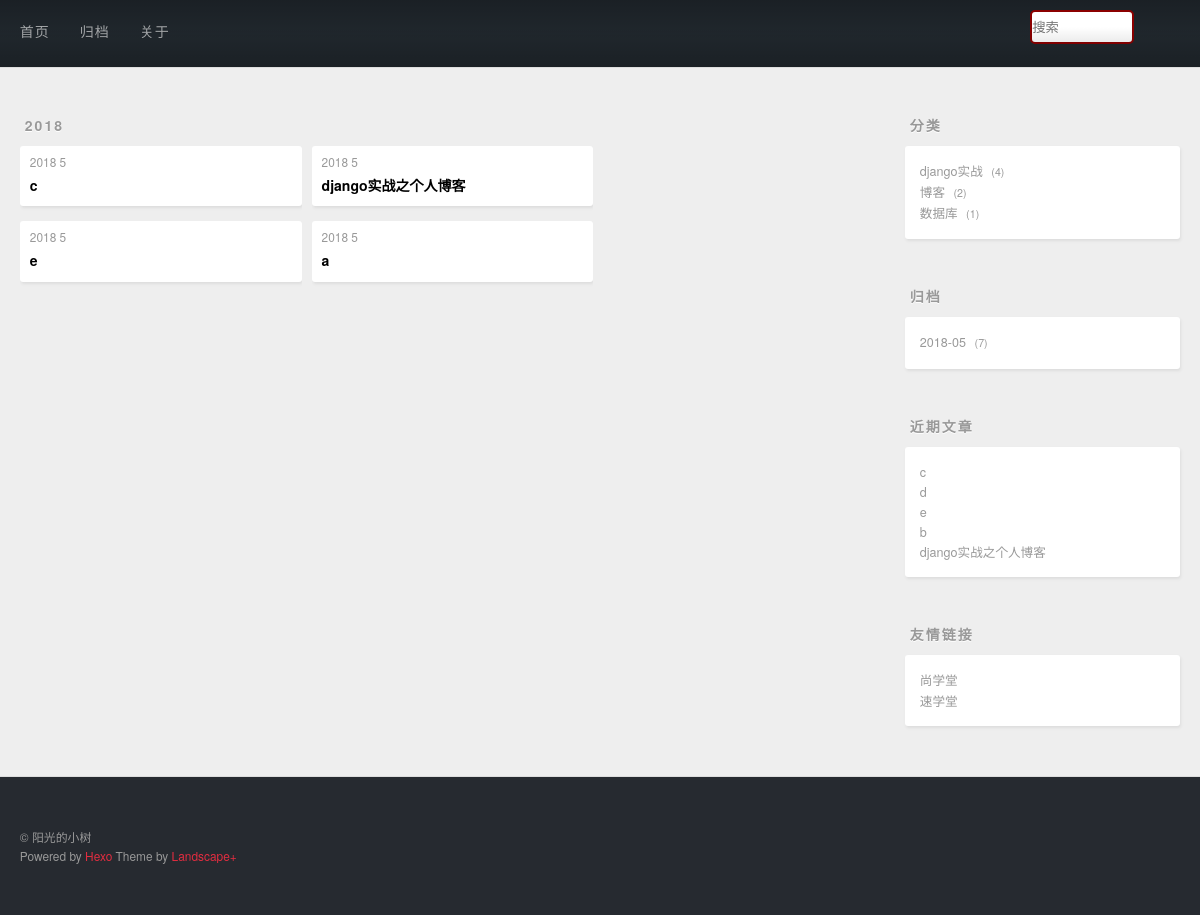
Page /category/1/ on the committed database.
### post/models.py (models this page shows, shortened)
class Post(models.Model):
    title=models.CharField(max_length=20)
    desc=RichTextUploadingField()
    content=models.TextField()
    created=models.DateField(auto_now_add=True)
    modified=models.DateTimeField(auto_now=True)
    category=models.ForeignKey(Category,on_delete=models.CASCADE,)
    tags=models.ManyToManyField(Tag)

### post/views.py (the view)
# urls.py: url(r'category/(\d+)/$',views.category_details_view),
def category_details_view(request,category_id=None):
    posts=Post.objects.filter(category=category_id).order_by('-created')
    return render(request,'archive.html',{'posts':posts})

### post/contextprocessor.py (called while the page is built)
def sidebar_context_processor(request):
    context={}
    context['category']=Post.objects.values('category','category__name').annotate(count=Count('*'))
    row = get_archive()
    context['archive']=row
    context['recent']=Post.objects.order_by('-created').all()[:5]
    return context

def get_archive():
    from django.db import connection, transaction
    cursor = connection.cursor()
    query = 'select substr(p.created,1,4) year,substr(p.created,6,2) month,count(*) countnum from post_post p group by substr(p.created,1,4) ,substr(p.created,6,2)'
    cursor.execute(query)
    row = cursor.fetchall()
    return row

### post/templates/archive.html
{% extends 'base.html' %}
{% block main %}
    <div class="archives-wrap">
        {% regroup posts by created.year as year_group %}
        {% for year in year_group %}
            <div class="archive-year-wrap">
                <span class="archive-year">{{ year.grouper }}</span>
            </div>
            <div class="archives">
                {% for post in year.list %}
                    <article class="archive-article archive-type-post">
                        <div class="archive-article-inner">
                            <header class="archive-article-header">
                                <a href="#" class="archive-article-date">
                                    <time>{{ post.created.year }} {{ post.created.month }}</time>
                                </a>
                                <h1 itemprop="name">
                                    <a class="archive-article-title" target="_blank"
                                       href="/post/details/{{ post.id }}">{{ post.title }}</a>
                                </h1>
                            </header>
                        </div>
                    </article>
                {% endfor %}
            </div>
        {% endfor %}
    </div>
{% endblock main %}

### templates/base.html (shortened to what this page needs)
{% load staticfiles %}
<!DOCTYPE html>
<html lang="en">
<head>
    <link rel="stylesheet" href="{% static 'css/style.css' %}" type="text/css">
</head>
<body>
    <div id="container">
        <div id="wrap">
            {% include 'head.html' %}
            <div class="outer">
                <div id="main">
                    {% block main %}
                    {% endblock main %}
                </div>
                {% include 'sidebar.html' %}
            </div>
            {% include 'footer.html' %}
        </div>
    </div>
</body>
</html>

### templates/head.html (shortened to what this page needs)
<header id="header">
    <div id="banner"></div>
    <div id="header-outer" class="outer">
        <div id="header-inner" class="inner">
            <nav id="main-nav">
                <a class="main-nav-link" href="http://127.0.0.1:8000/">首页</a>
                <a class="main-nav-link" href="http://127.0.0.1:8000/#">归档</a>
                <a class="main-nav-link" href="/aboutme" target="_blank">关于</a>
            </nav>
            <div class="d1">
                <form method="get" action="/search/">
                    <input type="text" name="q" placeholder="搜索">
                </form>
            </div>
        </div>
    </div>
</header>

### templates/sidebar.html
<aside id="sidebar">
  <div class="widget-wrap">
    <h3 class="widget-title">分类</h3>
    <div class="widget">
      <ul class="category-list">
          {% for cate in category %}
              <li class="category-list-item">
                  <a class="category-list-link" href="/category/{{ cate.category }}">{{ cate.category__name }}</a>
                  <span class="category-list-count">{{ cate.count }}</span>
              </li>
          {% endfor %}
      </ul>
      </div>
  </div>
  <div class="widget-wrap">
    <h3 class="widget-title">归档</h3>
    <div class="widget">
      <ul class="archive-list">
          {% for arch in archive %}
              <li class="archive-list-item">
                  <a class="archive-list-link" href="/archive/{{ arch.0 }}/{{ arch.1 }}">{{ arch.0 }}-{{ arch.1 }}</a>
                  <span class="archive-list-count">{{ arch.2}}</span>
              </li>
          {% endfor %}
      </ul>
    </div>
  </div>
  <div class="widget-wrap">
    <h3 class="widget-title">近期文章</h3>
    <div class="widget">
      <ul>
          {% for rec in recent %}
              <li>
                <a href="/post/details/{{ rec.id }}">{{ rec.title }}</a>
              </li>
          {% endfor %}
      </ul>
    </div>
  </div>
  <div class="widget-wrap">
    <h3 class="widget-title">友情链接</h3>
    <div class="widget">
      <ul>
          <li>
            <a href="http://www.bjsxt.com/" target="_blank">尚学堂</a>
          </li>
          <li>
            <a href="http://www.sxt.cn/" target="_blank">速学堂</a>
          </li>
      </ul>
    </div>
  </div>
</aside>

### templates/footer.html
<footer id="footer">
  <div class="outer">
    <div id="footer-info" class="inner">
      © 阳光的小树<br>
      Powered by <a href="http://zespia.tw/hexo/" target="_blank">Hexo</a>
      Theme by <a href="https://github.com/xiangming/landscape-plus" target="_blank">Landscape+</a>
    </div>
  </div>
</footer>

### templates/head.html (style rules this page uses)
form { position: relative; width: 150px; margin: 0 auto; }
.d1 { margin-top: 10px; float: right; line-height: 30px; }
.d1 input { width: 100px; height: 30px; border: 2px solid darkred; border-radius: 5px; outline: none; background: white; color: #1e242a; }

### rows in the picture
Post: created.year "2018", created.month "5", title "c"
Post: created.year "2018", created.month "5", title "e"
Post: created.year "2018", created.month "5", title "django实战之个人博客"
Post: created.year "2018", created.month "5", title "a"
Post: title "d"
Post: title "b"

### other values in the picture
{{ year.grouper }} "2018"
{{ cate.category__name }} "django实战" "博客" "数据库"
{{ cate.count }} "4" "2" "1"
{{ arch.0 }} "2018"
{{ arch.1 }} "05"
{{ arch.2 }} "7"
